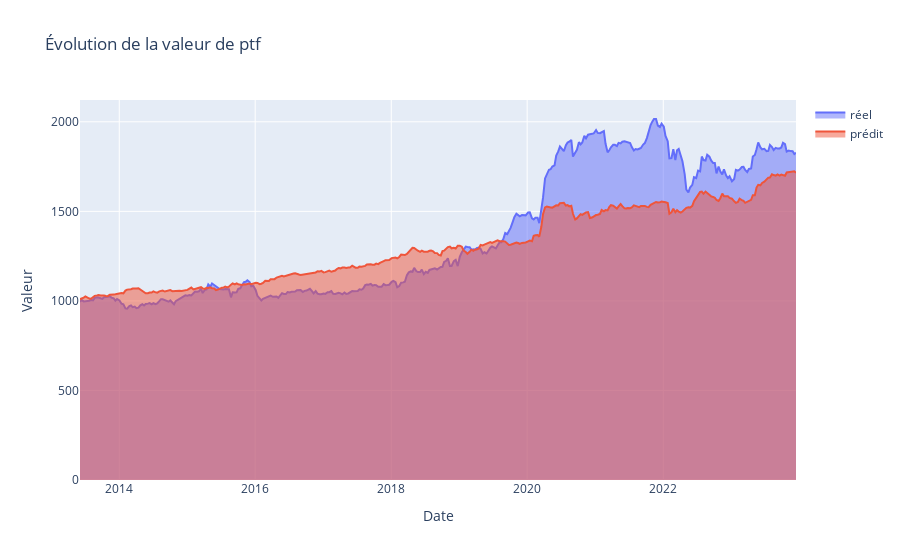

Here is the notebook cell this chart was saved with:
### Code cell
fig = go.Figure()

# Ajout de la série financière
fig.add_trace(go.Scatter(x = portfolio_avg_predictions.Date, 
                         y = portfolio_avg_predictions['Real_Portfolio_Value'],
                         mode = 'lines',
                         name ='réel', 
                         fill = "tozeroy"))

fig.add_trace(go.Scatter(x = portfolio_avg_predictions.Date, 
                         y = portfolio_avg_predictions['Predicted_Portfolio_Value'],
                         mode = 'lines',
                         name ='prédit', 
                         fill = "tozeroy"))

# Mise à jour des titres
fig.update_layout(title="Évolution de la valeur de ptf",
                  xaxis_title='Date',
                  yaxis_title='Valeur')

# Affichage du graphique
fig.show()

### Figure 1 — Plotly figure (JSON) as saved in the notebook; plotly's stock layout.template omitted (floating-point values rounded to 4 significant figures; data arrays with more than 128 entries replaced by an {"elided": "..."} marker saying what was removed)
{"data": [{"fill": "tozeroy", "mode": "lines", "name": "réel", "x": {"elided": "380 str values"}, "y": {"elided": "380 float values"}, "type": "scatter"}, {"fill": "tozeroy", "mode": "lines", "name": "prédit", "x": {"elided": "380 str values"}, "y": {"elided": "380 float values"}, "type": "scatter"}], "layout": {"title": {"text": "Évolution de la valeur de ptf"}, "xaxis": {"title": {"text": "Date"}}, "yaxis": {"title": {"text": "Valeur"}}}}
